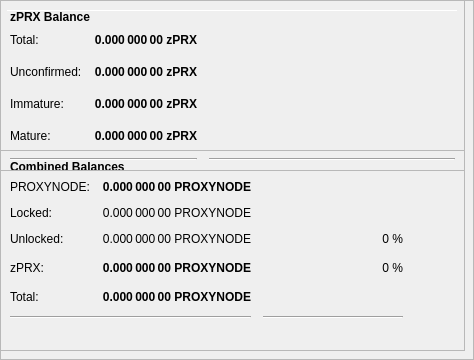
        <widget class="QFrame" name="frameObfuscation">
         <property name="minimumSize">
          <size>
           <width>0</width>
           <height>350</height>
          </size>
         </property>
         <property name="layoutDirection">
          <enum>Qt::LeftToRight</enum>
         </property>
         <property name="frameShape">
          <enum>QFrame::StyledPanel</enum>
         </property>
         <property name="frameShadow">
          <enum>QFrame::Raised</enum>
         </property>
         <widget class="QPushButton" name="runAutoDenom">
          <property name="geometry">
           <rect>
            <x>251</x>
            <y>17</y>
            <width>1</width>
            <height>1</height>
           </rect>
          </property>
          <property name="palette">
           <palette>
            <active>
             <colorrole role="WindowText">
              <brush brushstyle="SolidPattern">
               <color alpha="255">
                <red>0</red>
                <green>0</green>
                <blue>0</blue>
               </color>
              </brush>
             </colorrole>
             <colorrole role="Button">
              <brush brushstyle="SolidPattern">
               <color alpha="255">
                <red>239</red>
                <green>238</green>
                <blue>238</blue>
               </color>
              </brush>
             </colorrole>
             <colorrole role="Light">
              <brush brushstyle="SolidPattern">
               <color alpha="255">
                <red>255</red>
                <green>255</green>
                <blue>255</blue>
               </color>
              </brush>
             </colorrole>
             <colorrole role="Midlight">
              <brush brushstyle="SolidPattern">
               <color alpha="255">
                <red>247</red>
                <green>246</green>
                <blue>246</blue>
               </color>
              </brush>
             </colorrole>
             <colorrole role="Dark">
              <brush brushstyle="SolidPattern">
               <color alpha="255">
                <red>119</red>
                <green>119</green>
                <blue>119</blue>
               </color>
              </brush>
             </colorrole>
             <colorrole role="Mid">
              <brush brushstyle="SolidPattern">
               <color alpha="255">
                <red>159</red>
                <green>159</green>
                <blue>159</blue>
               </color>
              </brush>
             </colorrole>
             <colorrole role="Text">
              <brush brushstyle="SolidPattern">
               <color alpha="255">
                <red>0</red>
                <green>0</green>
                <blue>0</blue>
               </color>
              </brush>
             </colorrole>
             <colorrole role="BrightText">
              <brush brushstyle="SolidPattern">
               <color alpha="255">
                <red>255</red>
                <green>255</green>
                <blue>255</blue>
               </color>
              </brush>
             </colorrole>
             <colorrole role="ButtonText">
              <brush brushstyle="SolidPattern">
               <color alpha="255">
                <red>0</red>
                <green>0</green>
                <blue>0</blue>
               </color>
              </brush>
             </colorrole>
             <colorrole role="Base">
              <brush brushstyle="SolidPattern">
               <color alpha="255">
                <red>255</red>
                <green>255</green>
                <blue>255</blue>
               </color>
              </brush>
             </colorrole>
             <colorrole role="Window">
              <brush brushstyle="SolidPattern">
               <color alpha="255">
                <red>239</red>
                <green>238</green>
                <blue>238</blue>
               </color>
              </brush>
             </colorrole>
             <colorrole role="Shadow">
              <brush brushstyle="SolidPattern">
               <color alpha="255">
                <red>0</red>
                <green>0</green>
                <blue>0</blue>
               </color>
              </brush>
             </colorrole>
             <colorrole role="AlternateBase">
              <brush brushstyle="SolidPattern">
               <color alpha="255">
                <red>247</red>
                <green>246</green>
                <blue>246</blue>
               </color>
              </brush>
             </colorrole>
             <colorrole role="ToolTipBase">
              <brush brushstyle="SolidPattern">
               <color alpha="255">
                <red>255</red>
                <green>255</green>
                <blue>220</blue>
               </color>
              </brush>
             </colorrole>
             <colorrole role="ToolTipText">
              <brush brushstyle="SolidPattern">
               <color alpha="255">
                <red>0</red>
                <green>0</green>
                <blue>0</blue>
               </color>
              </brush>
             </colorrole>
            </active>
            <inactive>
             <colorrole role="WindowText">
              <brush brushstyle="SolidPattern">
               <color alpha="255">
                <red>0</red>
                <green>0</green>
                <blue>0</blue>
               </color>
              </brush>
             </colorrole>
             <colorrole role="Button">
              <brush brushstyle="SolidPattern">
               <color alpha="255">
                <red>239</red>
                <green>238</green>
                <blue>238</blue>
               </color>
              </brush>
             </colorrole>
             <colorrole role="Light">
              <brush brushstyle="SolidPattern">
               <color alpha="255">
                <red>255</red>
                <green>255</green>
                <blue>255</blue>
               </color>
              </brush>
             </colorrole>
             <colorrole role="Midlight">
              <brush brushstyle="SolidPattern">
               <color alpha="255">
                <red>247</red>
                <green>246</green>
                <blue>246</blue>
               </color>
              </brush>
             </colorrole>
             <colorrole role="Dark">
              <brush brushstyle="SolidPattern">
               <color alpha="255">
                <red>119</red>
                <green>119</green>
                <blue>119</blue>
               </color>
              </brush>
             </colorrole>
             <colorrole role="Mid">
              <brush brushstyle="SolidPattern">
               <color alpha="255">
                <red>159</red>
                <green>159</green>
                <blue>159</blue>
               </color>
              </brush>
             </colorrole>
             <colorrole role="Text">
              <brush brushstyle="SolidPattern">
               <color alpha="255">
                <red>0</red>
                <green>0</green>
                <blue>0</blue>
               </color>
              </brush>
             </colorrole>
             <colorrole role="BrightText">
              <brush brushstyle="SolidPattern">
               <color alpha="255">
                <red>255</red>
                <green>255</green>
                <blue>255</blue>
               </color>
              </brush>
             </colorrole>
             <colorrole role="ButtonText">
              <brush brushstyle="SolidPattern">
               <color alpha="255">
                <red>0</red>
                <green>0</green>
                <blue>0</blue>
               </color>
              </brush>
             </colorrole>
             <colorrole role="Base">
              <brush brushstyle="SolidPattern">
               <color alpha="255">
                <red>255</red>
                <green>255</green>
                <blue>255</blue>
               </color>
              </brush>
             </colorrole>
             <colorrole role="Window">
              <brush brushstyle="SolidPattern">
               <color alpha="255">
                <red>239</red>
                <green>238</green>
                <blue>238</blue>
               </color>
              </brush>
             </colorrole>
             <colorrole role="Shadow">
              <brush brushstyle="SolidPattern">
               <color alpha="255">
                <red>0</red>
                <green>0</green>
                <blue>0</blue>
               </color>
              </brush>
             </colorrole>
             <colorrole role="AlternateBase">
              <brush brushstyle="SolidPattern">
               <color alpha="255">
                <red>247</red>
                <green>246</green>
                <blue>246</blue>
               </color>
              </brush>
             </colorrole>
             <colorrole role="ToolTipBase">
              <brush brushstyle="SolidPattern">
               <color alpha="255">
                <red>255</red>
                <green>255</green>
                <blue>220</blue>
               </color>
              </brush>
             </colorrole>
             <colorrole role="ToolTipText">
              <brush brushstyle="SolidPattern">
               <color alpha="255">
                <red>0</red>
                <green>0</green>
                <blue>0</blue>
               </color>
              </brush>
             </colorrole>
            </inactive>
            <disabled>
             <colorrole role="WindowText">
              <brush brushstyle="SolidPattern">
               <color alpha="255">
                <red>119</red>
                <green>119</green>
                <blue>119</blue>
               </color>
              </brush>
             </colorrole>
             <colorrole role="Button">
              <brush brushstyle="SolidPattern">
               <color alpha="255">
                <red>239</red>
                <green>238</green>
                <blue>238</blue>
               </color>
              </brush>
             </colorrole>
             <colorrole role="Light">
              <brush brushstyle="SolidPattern">
               <color alpha="255">
                <red>255</red>
                <green>255</green>
                <blue>255</blue>
               </color>
              </brush>
             </colorrole>
             <colorrole role="Midlight">
              <brush brushstyle="SolidPattern">
               <color alpha="255">
                <red>247</red>
                <green>246</green>
                <blue>246</blue>
               </color>
              </brush>
             </colorrole>
             <colorrole role="Dark">
              <brush brushstyle="SolidPattern">
               <color alpha="255">
                <red>119</red>
                <green>119</green>
                <blue>119</blue>
               </color>
              </brush>
             </colorrole>
             <colorrole role="Mid">
              <brush brushstyle="SolidPattern">
               <color alpha="255">
                <red>159</red>
                <green>159</green>
                <blue>159</blue>
               </color>
              </brush>
             </colorrole>
             <colorrole role="Text">
              <brush brushstyle="SolidPattern">
               <color alpha="255">
                <red>119</red>
                <green>119</green>
                <blue>119</blue>
               </color>
              </brush>
             </colorrole>
             <colorrole role="BrightText">
              <brush brushstyle="SolidPattern">
               <color alpha="255">
                <red>255</red>
                <green>255</green>
                <blue>255</blue>
               </color>
              </brush>
             </colorrole>
             <colorrole role="ButtonText">
              <brush brushstyle="SolidPattern">
               <color alpha="255">
                <red>119</red>
                <green>119</green>
                <blue>119</blue>
               </color>
              </brush>
             </colorrole>
             <colorrole role="Base">
              <brush brushstyle="SolidPattern">
               <color alpha="255">
                <red>239</red>
                <green>238</green>
                <blue>238</blue>
               </color>
              </brush>
             </colorrole>
             <colorrole role="Window">
              <brush brushstyle="SolidPattern">
               <color alpha="255">
                <red>239</red>
                <green>238</green>
                <blue>238</blue>
               </color>
              </brush>
             </colorrole>
             <colorrole role="Shadow">
              <brush brushstyle="SolidPattern">
               <color alpha="255">
                <red>0</red>
                <green>0</green>
                <blue>0</blue>
               </color>
              </brush>
             </colorrole>
             <colorrole role="AlternateBase">
              <brush brushstyle="SolidPattern">
               <color alpha="255">
                <red>239</red>
                <green>238</green>
                <blue>238</blue>
               </color>
              </brush>
             </colorrole>
             <colorrole role="ToolTipBase">
              <brush brushstyle="SolidPattern">
               <color alpha="255">
                <red>255</red>
                <green>255</green>
                <blue>220</blue>
               </color>
              </brush>
             </colorrole>
             <colorrole role="ToolTipText">
              <brush brushstyle="SolidPattern">
               <color alpha="255">
                <red>0</red>
                <green>0</green>
                <blue>0</blue>
               </color>
              </brush>
             </colorrole>
            </disabled>
           </palette>
          </property>
          <property name="focusPolicy">
           <enum>Qt::NoFocus</enum>
          </property>
          <property name="autoFillBackground">
           <bool>true</bool>
          </property>
          <property name="text">
           <string/>
          </property>
          <property name="flat">
           <bool>true</bool>
          </property>
         </widget>
         <widget class="Line" name="line">
          <property name="geometry">
           <rect>
            <x>7</x>
            <y>10</y>
            <width>451</width>
            <height>1</height>
           </rect>
          </property>
          <property name="orientation">
           <enum>Qt::Horizontal</enum>
          </property>
         </widget>
         <widget class="QFrame" name="frame_3">
          <property name="geometry">
           <rect>
            <x>0</x>
            <y>150</y>
            <width>465</width>
            <height>201</height>
           </rect>
          </property>
          <property name="frameShape">
           <enum>QFrame::StyledPanel</enum>
          </property>
          <property name="frameShadow">
           <enum>QFrame::Raised</enum>
          </property>
          <layout class="QVBoxLayout" name="verticalLayout_5">
           <item>
            <layout class="QHBoxLayout" name="horizontalLayout_5" stretch="0">
             <item>
              <widget class="QLabel" name="label_5z">
               <property name="maximumSize">
                <size>
                 <width>16777215</width>
                 <height>20</height>
                </size>
               </property>
               <property name="font">
                <font>
                 <weight>75</weight>
                 <bold>true</bold>
                </font>
               </property>
               <property name="toolTip">
                <string>Combined Balances (including unconfirmed and immature coins)</string>
               </property>
               <property name="text">
                <string>&lt;html&gt;&lt;head/&gt;&lt;body&gt;&lt;p&gt;Combined Balances&lt;/p&gt;&lt;/body&gt;&lt;/html&gt;</string>
               </property>
              </widget>
             </item>
            </layout>
           </item>
           <item>
            <layout class="QGridLayout" name="gridLayout_3">
             <property name="spacing">
              <number>12</number>
             </property>
             <item row="7" column="0" colspan="2">
              <widget class="Line" name="lineSpendableBalance_3">
               <property name="orientation">
                <enum>Qt::Horizontal</enum>
               </property>
              </widget>
             </item>
             <item row="7" column="2">
              <widget class="Line" name="lineWatchBalance_3">
               <property name="sizePolicy">
                <sizepolicy hsizetype="Preferred" vsizetype="Fixed">
                 <horstretch>0</horstretch>
                 <verstretch>0</verstretch>
                </sizepolicy>
               </property>
               <property name="minimumSize">
                <size>
                 <width>140</width>
                 <height>0</height>
                </size>
               </property>
               <property name="orientation">
                <enum>Qt::Horizontal</enum>
               </property>
              </widget>
             </item>
             <item row="4" column="1">
              <widget class="QLabel" name="labelzBalancez">
               <property name="font">
                <font>
                 <weight>75</weight>
                 <bold>true</bold>
                </font>
               </property>
               <property name="cursor">
                <cursorShape>IBeamCursor</cursorShape>
               </property>
               <property name="toolTip">
                <string>Total of transactions that have yet to be confirmed, and do not yet count toward the spendable balance</string>
               </property>
               <property name="text">
                <string notr="true">0.000 000 00 PROXYNODE</string>
               </property>
               <property name="alignment">
                <set>Qt::AlignRight|Qt::AlignTrailing|Qt::AlignVCenter</set>
               </property>
               <property name="textInteractionFlags">
                <set>Qt::LinksAccessibleByMouse|Qt::TextSelectableByKeyboard|Qt::TextSelectableByMouse</set>
               </property>
              </widget>
             </item>
             <item row="6" column="1">
              <widget class="QLabel" name="labelTotalz">
               <property name="font">
                <font>
                 <weight>75</weight>
                 <bold>true</bold>
                </font>
               </property>
               <property name="cursor">
                <cursorShape>IBeamCursor</cursorShape>
               </property>
               <property name="toolTip">
                <string>Total Balance, including unconfirmed and immature coins.</string>
               </property>
               <property name="text">
                <string notr="true">0.000 000 00 PROXYNODE</string>
               </property>
               <property name="alignment">
                <set>Qt::AlignRight|Qt::AlignTrailing|Qt::AlignVCenter</set>
               </property>
               <property name="textInteractionFlags">
                <set>Qt::LinksAccessibleByMouse|Qt::TextSelectableByKeyboard|Qt::TextSelectableByMouse</set>
               </property>
              </widget>
             </item>
             <item row="4" column="3">
              <spacer name="horizontalSpacer_6">
               <property name="orientation">
                <enum>Qt::Horizontal</enum>
               </property>
               <property name="sizeHint" stdset="0">
                <size>
                 <width>40</width>
                 <height>20</height>
                </size>
               </property>
              </spacer>
             </item>
             <item row="6" column="0">
              <widget class="QLabel" name="labelTotalTextz">
               <property name="text">
                <string>Total:</string>
               </property>
              </widget>
             </item>
             <item row="1" column="0">
              <widget class="QLabel" name="labelBalanceTextz">
               <property name="text">
                <string>PROXYNODE:</string>
               </property>
              </widget>
             </item>
             <item row="1" column="1">
              <widget class="QLabel" name="labelBalancez">
               <property name="font">
                <font>
                 <weight>75</weight>
                 <bold>true</bold>
                </font>
               </property>
               <property name="cursor">
                <cursorShape>IBeamCursor</cursorShape>
               </property>
               <property name="toolTip">
                <string>Your current spendable balance</string>
               </property>
               <property name="text">
                <string notr="true">0.000 000 00 PROXYNODE</string>
               </property>
               <property name="alignment">
                <set>Qt::AlignRight|Qt::AlignTrailing|Qt::AlignVCenter</set>
               </property>
               <property name="textInteractionFlags">
                <set>Qt::LinksAccessibleByMouse|Qt::TextSelectableByKeyboard|Qt::TextSelectableByMouse</set>
               </property>
              </widget>
             </item>
             <item row="4" column="0">
              <widget class="QLabel" name="labelzBalanceTextz">
               <property name="toolTip">
                <string/>
               </property>
               <property name="text">
                <string>zPRX:</string>
               </property>
              </widget>
             </item>
             <item row="4" column="2">
              <widget class="QLabel" name="labelzPRXPercent">
               <property name="toolTip">
                <string>Current percentage of zPRX.
If AutoMint is enabled this percentage will settle around the configured AutoMint percentage (default = 10%)</string>
               </property>
               <property name="text">
                <string>0 %</string>
               </property>
               <property name="alignment">
                <set>Qt::AlignRight|Qt::AlignTrailing|Qt::AlignVCenter</set>
               </property>
              </widget>
             </item>
             <item row="6" column="2">
              <widget class="QLabel" name="label100Percent">
               <property name="text">
                <string/>
               </property>
               <property name="alignment">
                <set>Qt::AlignRight|Qt::AlignTrailing|Qt::AlignVCenter</set>
               </property>
              </widget>
             </item>
             <item row="2" column="1">
              <widget class="QLabel" name="labelLockedBalance">
               <property name="toolTip">
                <string>Locked PROXYNODE or Masternode collaterals. These are excluded from zPRX minting.</string>
               </property>
               <property name="text">
                <string>0.000 000 00 PROXYNODE</string>
               </property>
               <property name="alignment">
                <set>Qt::AlignRight|Qt::AlignTrailing|Qt::AlignVCenter</set>
               </property>
              </widget>
             </item>
             <item row="2" column="0">
              <widget class="QLabel" name="labelLockedBalanceText">
               <property name="toolTip">
                <string>Locked PROXYNODE or Masternode collaterals. These are excluded from zPRX minting.</string>
               </property>
               <property name="text">
                <string>Locked:</string>
               </property>
              </widget>
             </item>
             <item row="3" column="0">
              <widget class="QLabel" name="labelUnLockedBalanceText">
               <property name="toolTip">
                <string>Unlocked PROXYNODEs. These can be used for zPRX minting.</string>
               </property>
               <property name="text">
                <string>Unlocked:</string>
               </property>
              </widget>
             </item>
             <item row="3" column="1">
              <widget class="QLabel" name="labelUnLockedBalance">
               <property name="toolTip">
                <string>Unlocked PROXYNODEs. These can be used for zPRX minting.</string>
               </property>
               <property name="text">
                <string>0.000 000 00 PROXYNODE</string>
               </property>
               <property name="alignment">
                <set>Qt::AlignRight|Qt::AlignTrailing|Qt::AlignVCenter</set>
               </property>
              </widget>
             </item>
             <item row="3" column="2">
              <widget class="QLabel" name="labelPROXYNODEPercent">
               <property name="text">
                <string>0 %</string>
               </property>
               <property name="alignment">
                <set>Qt::AlignRight|Qt::AlignTrailing|Qt::AlignVCenter</set>
               </property>
              </widget>
             </item>
            </layout>
           </item>
           <item>
            <spacer name="verticalSpacer">
             <property name="orientation">
              <enum>Qt::Vertical</enum>
             </property>
             <property name="sizeHint" stdset="0">
              <size>
               <width>20</width>
               <height>40</height>
              </size>
             </property>
            </spacer>
           </item>
          </layout>
         </widget>
         <widget class="QFrame" name="frame_4">
          <property name="geometry">
           <rect>
            <x>0</x>
            <y>0</y>
            <width>465</width>
            <height>171</height>
           </rect>
          </property>
          <property name="frameShape">
           <enum>QFrame::StyledPanel</enum>
          </property>
          <property name="frameShadow">
           <enum>QFrame::Raised</enum>
          </property>
          <layout class="QVBoxLayout" name="verticalLayout_7">
           <item>
            <layout class="QHBoxLayout" name="horizontalLayout_8" stretch="0">
             <item>
              <widget class="QLabel" name="label_5z_3">
               <property name="maximumSize">
                <size>
                 <width>16777215</width>
                 <height>20</height>
                </size>
               </property>
               <property name="font">
                <font>
                 <weight>75</weight>
                 <bold>true</bold>
                </font>
               </property>
               <property name="text">
                <string>zPRX Balance</string>
               </property>
              </widget>
             </item>
            </layout>
           </item>
           <item>
            <layout class="QGridLayout" name="gridLayout_5">
             <property name="spacing">
              <number>12</number>
             </property>
             <item row="4" column="0">
              <widget class="QLabel" name="labelzBalanceMatureText">
               <property name="toolTip">
                <string>Mature: more than 20 confirmation and more than 1 mints of the same denomination after it was minted.
These zPRX are spendable.</string>
               </property>
               <property name="text">
                <string>Mature:</string>
               </property>
              </widget>
             </item>
             <item row="5" column="0" colspan="2">
              <widget class="Line" name="lineSpendableBalance_5">
               <property name="orientation">
                <enum>Qt::Horizontal</enum>
               </property>
              </widget>
             </item>
             <item row="1" column="1">
              <widget class="QLabel" name="labelzBalance">
               <property name="font">
                <font>
                 <weight>75</weight>
                 <bold>true</bold>
                </font>
               </property>
               <property name="cursor">
                <cursorShape>IBeamCursor</cursorShape>
               </property>
               <property name="toolTip">
                <string>All available zPRX, unconfirmed and immature zPRX included.</string>
               </property>
               <property name="text">
                <string notr="true">0.000 000 00 zPRX</string>
               </property>
               <property name="alignment">
                <set>Qt::AlignRight|Qt::AlignTrailing|Qt::AlignVCenter</set>
               </property>
               <property name="textInteractionFlags">
                <set>Qt::LinksAccessibleByMouse|Qt::TextSelectableByKeyboard|Qt::TextSelectableByMouse</set>
               </property>
              </widget>
             </item>
             <item row="5" column="2">
              <widget class="Line" name="lineWatchBalance_5">
               <property name="sizePolicy">
                <sizepolicy hsizetype="Preferred" vsizetype="Fixed">
                 <horstretch>0</horstretch>
                 <verstretch>0</verstretch>
                </sizepolicy>
               </property>
               <property name="minimumSize">
                <size>
                 <width>140</width>
                 <height>0</height>
                </size>
               </property>
               <property name="orientation">
                <enum>Qt::Horizontal</enum>
               </property>
              </widget>
             </item>
             <item row="1" column="0">
              <widget class="QLabel" name="labelzBalanceText">
               <property name="toolTip">
                <string>All available zPRX, unconfirmed and immature zPRX included.</string>
               </property>
               <property name="text">
                <string>Total:</string>
               </property>
              </widget>
             </item>
             <item row="1" column="2">
              <spacer name="horizontalSpacer_8">
               <property name="orientation">
                <enum>Qt::Horizontal</enum>
               </property>
               <property name="sizeHint" stdset="0">
                <size>
                 <width>40</width>
                 <height>20</height>
                </size>
               </property>
              </spacer>
             </item>
             <item row="4" column="2">
              <spacer name="horizontalSpacer_4">
               <property name="orientation">
                <enum>Qt::Horizontal</enum>
               </property>
               <property name="sizeHint" stdset="0">
                <size>
                 <width>40</width>
                 <height>20</height>
                </size>
               </property>
              </spacer>
             </item>
             <item row="4" column="1">
              <widget class="QLabel" name="labelzBalanceMature">
               <property name="font">
                <font>
                 <weight>75</weight>
                 <bold>true</bold>
                </font>
               </property>
               <property name="toolTip">
                <string>Mature: more than 20 confirmation and more than 1 mints of the same denomination after it was minted.
These zPRX are spendable.</string>
               </property>
               <property name="text">
                <string>0.000 000 00 zPRX</string>
               </property>
               <property name="alignment">
                <set>Qt::AlignRight|Qt::AlignTrailing|Qt::AlignVCenter</set>
               </property>
              </widget>
             </item>
             <item row="2" column="0">
              <widget class="QLabel" name="labelzBalanceUnconfirmedText">
               <property name="toolTip">
                <string>Unconfirmed: less than 20 confirmations
Immature: confirmed, but less than 1 mints of the same denomination after it was minted</string>
               </property>
               <property name="text">
                <string>Unconfirmed:</string>
               </property>
              </widget>
             </item>
             <item row="2" column="1">
              <widget class="QLabel" name="labelzBalanceUnconfirmed">
               <property name="font">
                <font>
                 <weight>75</weight>
                 <bold>true</bold>
                </font>
               </property>
               <property name="toolTip">
                <string>Unconfirmed: less than 20 confirmations
Immature: confirmed, but less than 1 mints of the same denomination after it was minted</string>
               </property>
               <property name="text">
                <string>0.000 000 00 zPRX</string>
               </property>
               <property name="alignment">
                <set>Qt::AlignRight|Qt::AlignTrailing|Qt::AlignVCenter</set>
               </property>
              </widget>
             </item>
             <item row="2" column="2">
              <spacer name="horizontalSpacer_5">
               <property name="orientation">
                <enum>Qt::Horizontal</enum>
               </property>
               <property name="sizeHint" stdset="0">
                <size>
                 <width>40</width>
                 <height>20</height>
                </size>
               </property>
              </spacer>
             </item>
             <item row="3" column="0">
              <widget class="QLabel" name="labelzBalanceImmatureText">
               <property name="toolTip">
                <string>Unconfirmed: less than 20 confirmations
Immature: confirmed, but less than 1 mints of the same denomination after it was minted</string>
               </property>
               <property name="text">
                <string>Immature:</string>
               </property>
              </widget>
             </item>
             <item row="3" column="1">
              <widget class="QLabel" name="labelzBalanceImmature">
               <property name="font">
                <font>
                 <weight>75</weight>
                 <bold>true</bold>
                </font>
               </property>
               <property name="toolTip">
                <string>Unconfirmed: less than 20 confirmations
Immature: confirmed, but less than 1 mints of the same denomination after it was minted</string>
               </property>
               <property name="text">
                <string>0.000 000 00 zPRX</string>
               </property>
               <property name="alignment">
                <set>Qt::AlignRight|Qt::AlignTrailing|Qt::AlignVCenter</set>
               </property>
              </widget>
             </item>
             <item row="3" column="2">
              <spacer name="horizontalSpacer_7">
               <property name="orientation">
                <enum>Qt::Horizontal</enum>
               </property>
               <property name="sizeHint" stdset="0">
                <size>
                 <width>40</width>
                 <height>20</height>
                </size>
               </property>
              </spacer>
             </item>
            </layout>
           </item>
          </layout>
         </widget>
        </widget>
